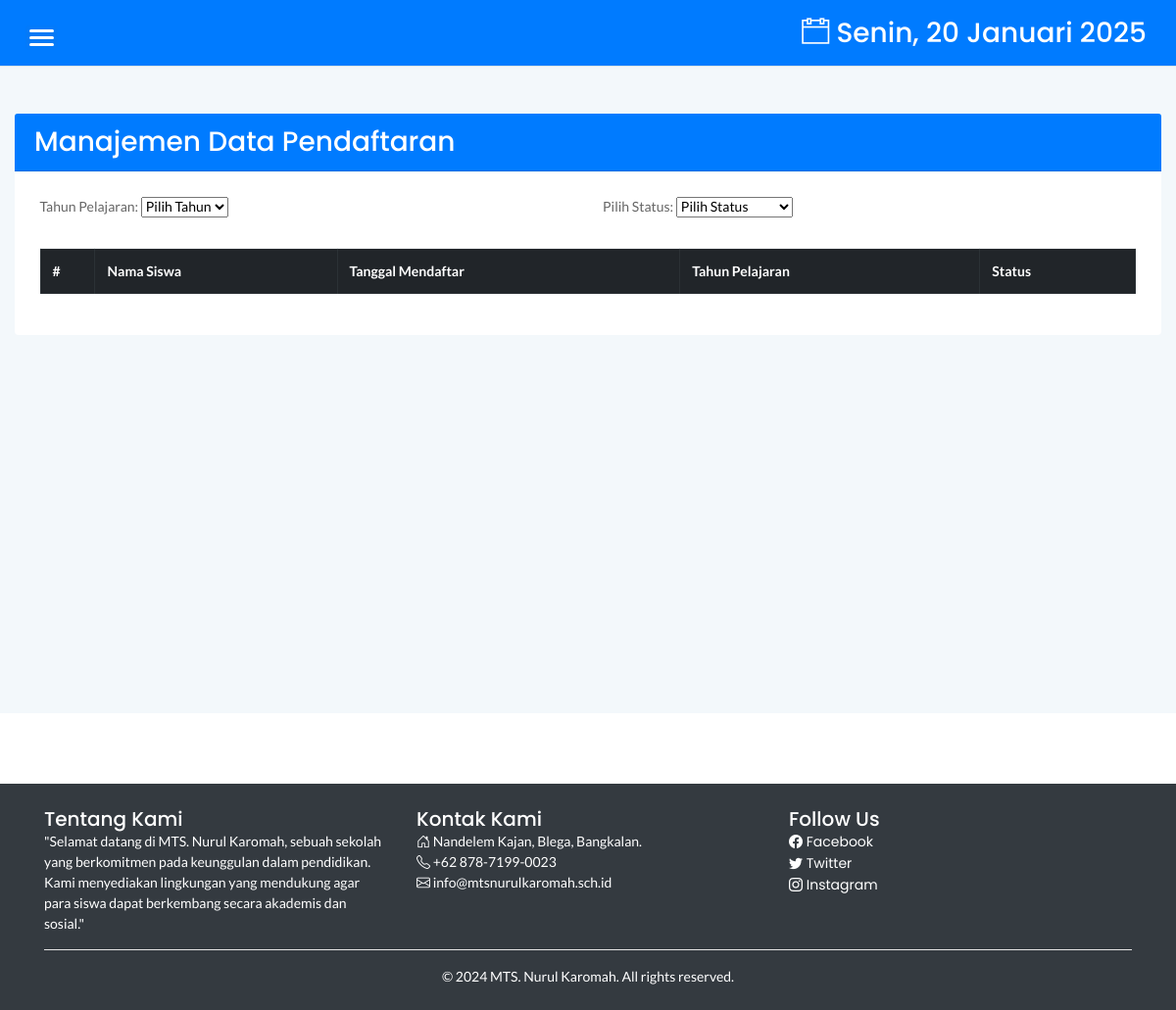
The app's page /admin/laporan.php, older data.
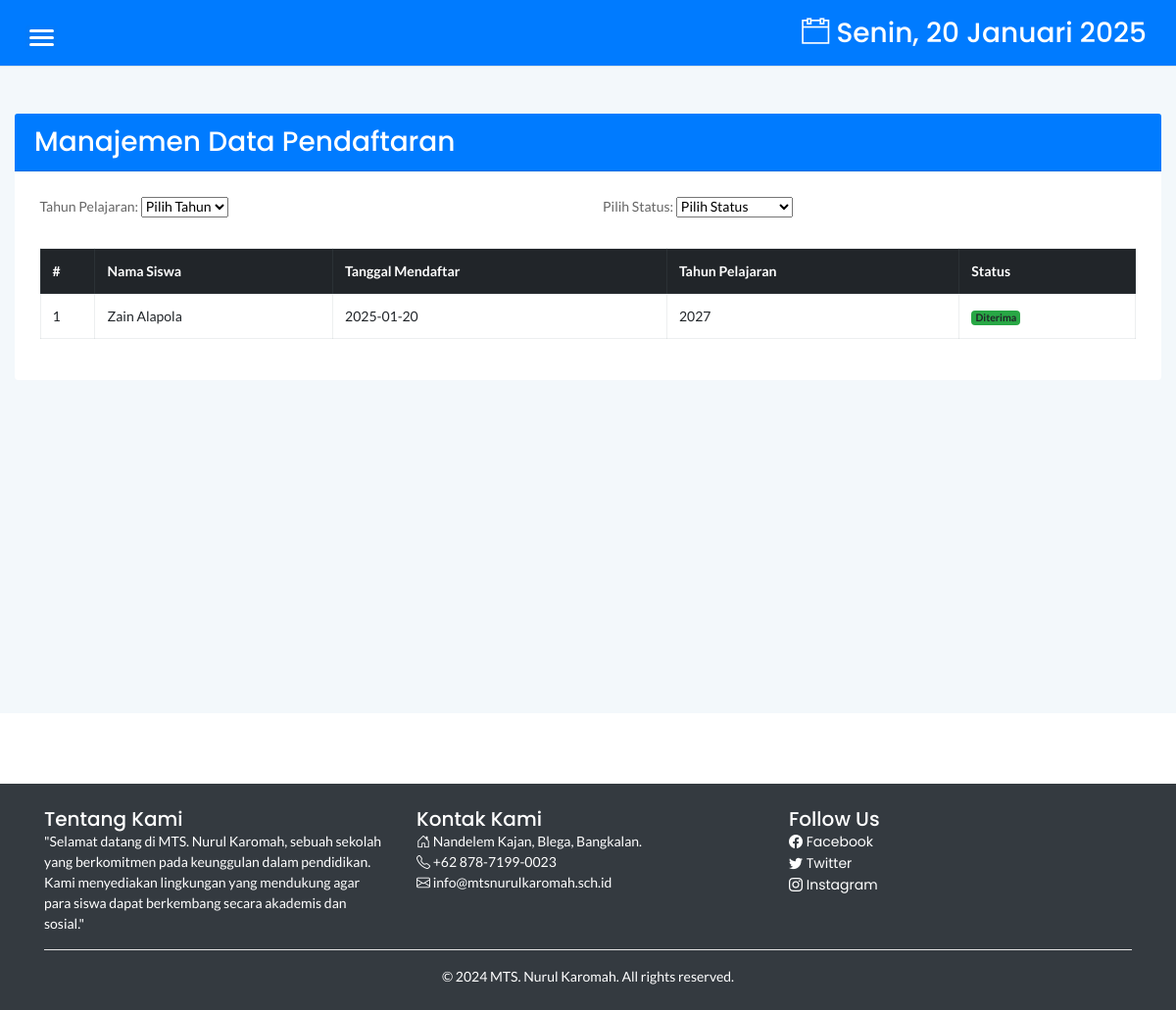
The same page, newer data.
### tables this page shows
CREATE TABLE `userdata` (
  `userdataid` int(11) NOT NULL,
  `userid` int(11) NOT NULL,
  `nisn` varchar(12) NOT NULL,
  `nik` varchar(16) NOT NULL,
  `namalengkap` varchar(50) NOT NULL,
  `jeniskelamin` varchar(1) NOT NULL,
  `tempatlahir` varchar(20) NOT NULL,
  `tanggallahir` date NOT NULL,
  `alamat` text NOT NULL,
  `provinsi` varchar(30) NOT NULL,
  `kabupaten` varchar(30) NOT NULL,
  `kecamatan` varchar(30) NOT NULL,
  `kelurahan` varchar(30) NOT NULL,
  `agama` varchar(10) NOT NULL,
  `telepon` varchar(15) NOT NULL,
  `ayahnik` varchar(16) NOT NULL,
  `ayahnama` varchar(50) NOT NULL,
  `ayahpendidikan` varchar(5) NOT NULL,
  `ayahpekerjaan` varchar(15) NOT NULL,
  `ayahpenghasilan` varchar(25) NOT NULL,
  `ayahtelepon` varchar(15) NOT NULL,
  `ibunik` varchar(16) NOT NULL,
  `ibunama` varchar(50) NOT NULL,
  `ibupendidikan` varchar(5) NOT NULL,
  `ibupekerjaan` varchar(15) NOT NULL,
  `ibupenghasilan` varchar(25) NOT NULL,
  `ibutelepon` varchar(15) NOT NULL,
  `walinik` varchar(16) DEFAULT NULL,
  `walinama` varchar(50) DEFAULT NULL,
  `walipekerjaan` varchar(15) DEFAULT NULL,
  `walitelepon` varchar(15) DEFAULT NULL,
  `sekolahnpsn` varchar(10) NOT NULL,
  `sekolahnama` varchar(30) NOT NULL,
  `foto` varchar(99) NOT NULL,
  `scanijazahdepan` varchar(99) NOT NULL,
  `scanijazahbelakang` varchar(99) NOT NULL,
  `status` varchar(30) NOT NULL DEFAULT 'Unverified',
  `tglkonfirmasi` date DEFAULT NULL,
  `status_diterima` tinyint(1) DEFAULT '0',
  `id_tahun` int(11) DEFAULT NULL
);

CREATE TABLE `tahun` (
  `id_tahun` int(11) NOT NULL,
  `tahun_pelajaran` int(11) NOT NULL,
  `tanggal_tutup` date NOT NULL,
  `batas` int(11) NOT NULL,
  `status` tinyint(1) NOT NULL
);

### admin/laporan.php (the view, shortened to what the changed rows need)
<!doctype html>
<html class="no-js" lang="en">
<?php
include '../dbconnect.php';
$sql = "
    SELECT
        u.userdataid AS Nomor,
        u.namalengkap AS NamaSiswa,
        u.tglkonfirmasi AS TanggalMendaftar,
        t.tahun_pelajaran AS TahunPelajaran,
        CASE
            WHEN u.status = 'Verified' THEN 'Diterima'
            WHEN u.status = 'Unverified' THEN 'Belum Diterima'
            ELSE 'Status Tidak Diketahui'
        END AS Status
    FROM userdata u
    LEFT JOIN tahun t ON u.id_tahun = t.id_tahun
    ORDER BY u.tglkonfirmasi DESC
";
$result = $conn->query($sql);
?>
<head>
    <link rel="stylesheet" href="../assets/css/bootstrap.min.css">
    <link rel="stylesheet" href="../assets/css/font-awesome.min.css">
    <link rel="stylesheet" href="../assets/css/themify-icons.css">
    <link rel="stylesheet" href="../assets/css/metisMenu.css">
    <link rel="stylesheet" href="../assets/css/owl.carousel.min.css">
    <link rel="stylesheet" href="../assets/css/slicknav.min.css">
    <link rel="stylesheet" href="https://www.amcharts.com/lib/3/plugins/export/export.css" type="text/css" media="all" />
    <link rel="stylesheet" type="text/css" href="https://cdn.datatables.net/1.10.19/css/jquery.dataTables.min.css">
    <link rel="stylesheet" type="text/css" href="https://cdn.datatables.net/1.10.19/css/jquery.dataTables.css">
    <link rel="stylesheet" type="text/css" href="https://cdn.datatables.net/1.10.18/css/dataTables.bootstrap4.min.css">
    <link rel="stylesheet" type="text/css" href="https://cdn.datatables.net/responsive/2.2.3/css/responsive.bootstrap.min.css">
    <link rel="stylesheet" type="text/css" href="https://cdn.datatables.net/responsive/2.2.3/css/responsive.jqueryui.min.css">
    <link rel="stylesheet" type="text/css" href="https://cdn.datatables.net/buttons/1.5.2/css/buttons.dataTables.min.css">
    <link rel="stylesheet" href="../assets/css/typography.css">
    <link rel="stylesheet" href="../assets/css/default-css.css">
    <link rel="stylesheet" href="../assets/css/styles.css">
    <link rel="stylesheet" href="../assets/css/responsive.css">
</head>
<body>
    <div class="page-container">
        <div class="main-content">
            <div class="main-content-inner">
                <div class="row mt-5 mb-5">
                    <div class="col-12">
                        <div class="card shadow border-0">
                            <div class="card-body">
                                <div class="table-responsive">
                                    <table id="pendaftarTable" class="table table-bordered table-hover align-middle">
                                        <thead class="table-dark">
                                            <tr>
                                                <th style="width: 5%;">#</th>
                                                <th>Nama Siswa</th>
                                                <th>Tanggal Mendaftar</th>
                                                <th>Tahun Pelajaran</th>
                                                <th>Status</th>
                                            </tr>
                                        </thead>
                                        <tbody>
                                            <?php
                                            if ($result->num_rows > 0) {
                                                $no = 1;
                                                while ($row = $result->fetch_assoc()) {
                                                    echo "<tr>";
                                                    echo "<td>" . $no++ . "</td>";
                                                    echo "<td>" . htmlspecialchars($row['NamaSiswa'] ?? '') . "</td>";
                                                    echo "<td>" . htmlspecialchars($row['TanggalMendaftar'] ?? '') . "</td>";
                                                    echo "<td>" . htmlspecialchars($row['TahunPelajaran'] ?? '') . "</td>";
                                                    echo "<td>";
                                                    if ($row['Status'] === "Diterima") {
                                                        echo "<span class='badge bg-success'>Diterima</span>";
                                                    } else {
                                                        echo "<span class='badge bg-warning'>Belum Diterima</span>";
                                                    }
                                                    echo "</td>";
                                                    echo "</tr>";
                                                }
                                            }
                                            ?>
                                        </tbody>
                                    </table>
                                </div>
                            </div>
                        </div>
                    </div>
                </div>
            </div>
        </div>
    </div>
</body>
</html>

Row changes from the older to the newer data that the page shows:
added userdata: namalengkap "Zain Alapola", tglkonfirmasi "2025-01-20", id_tahun.tahun_pelajaran "2027"
